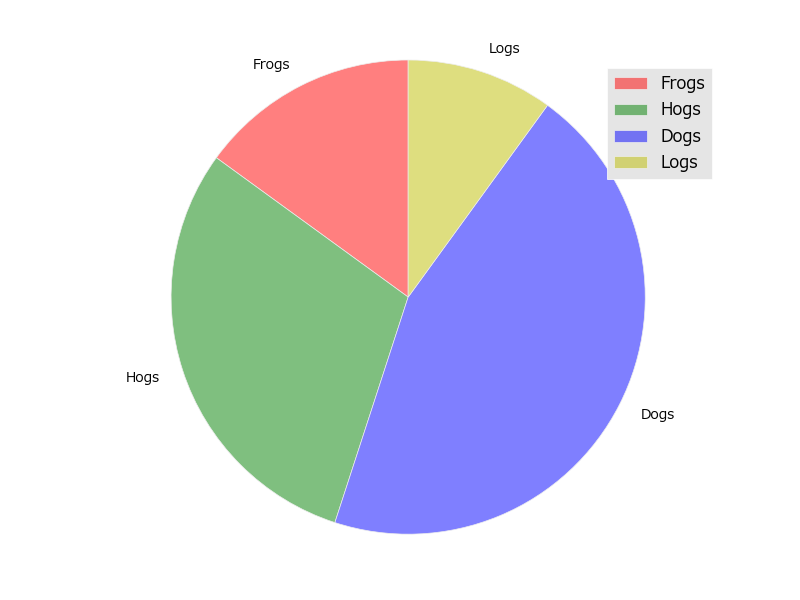

Write Python code to recreate this figure.
from utatane import as_command


@as_command
def render(plt):
    from matplotlib.colors import colorConverter as c
    labels = ['Frogs', 'Hogs', 'Dogs', 'Logs']
    sizes = [15, 30, 45, 10]
    colors = [c.to_rgba(x, alpha=0.5) for x in ["r", "g", "b", "y"]]
    plt.pie(sizes, labels=labels, startangle=90, colors=colors)
    plt.gca().axis('equal')
